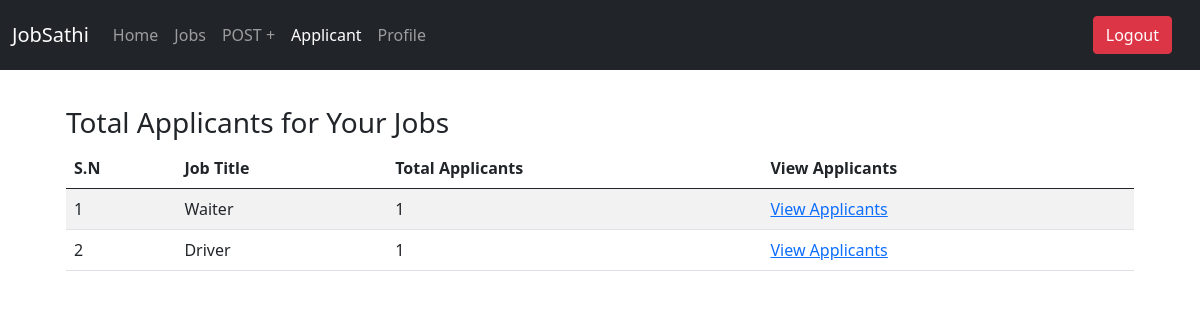
/total_applicant/ (signed in), run on the app's committed database.
### job/models.py (models this page shows, shortened)
class Job(models.Model):
    user = models.ForeignKey(User, on_delete=models.CASCADE, default="")
    job_title = models.CharField(max_length=150)
    job_description = models.TextField()
    slug = models.SlugField()
    category = models.ForeignKey(Category, on_delete=models.CASCADE)
    job_validity = models.DateField(default=datetime.now, blank=True)
    job_created_at = models.DateTimeField(auto_now_add=True)
    job_updated_at = models.DateTimeField(auto_now=True)
    class Meta:
        db_table = 'job'
        verbose_name = 'Job'
        verbose_name_plural = 'Jobs'

### apply/views.py (the view)
# urls.py: path('total_applicant/', StatusPostedView.as_view(), name='total_applicant'),
class StatusPostedView(LoginRequiredMixin, ListView):
    template_name = 'totalapplicant.html'
    context_object_name = 'job_count'
    def get_queryset(self):
        user = self.request.user
        jobs = Job.objects.filter(user=user)
        job_counts = []
        for job in jobs:
            count = Apply.objects.filter(job=job).count()
            job_counts.append((job, count))
        return job_counts
    def get_context_data(self, **kwargs):
        context = super().get_context_data(**kwargs)
        context['user'] = self.request.user
        return context

### apply/templates/totalapplicant.html (shortened to what this page needs)
{% extends 'dashboard/layout.html' %}
{% block apply_active %}
    active
{% endblock %}
{% block content %}
<div class="container" style="padding: 3%;">
    <h3>Total Applicants for Your Jobs</h3>
    <table class="table table-striped table-hover">
        <thead>
            <tr>
                <th scope="col">S.N</th>
                <th scope="col">Job Title</th>
                <th scope="col">Total Applicants</th>
                <th scope="col">View Applicants</th>
            </tr>
        </thead>
        <tbody>
            {% for job, count in job_count %}
            <tr>
                <td>{{ forloop.counter }}</td>
                <td>{{ job.job_title }}</td>
                <td>{{ count }}</td>
                <td><a href="{% url 'apply:applicants' job.pk %}">View Applicants</a></td>
            </tr>
            {% empty %}
            <tr>
                <td colspan="4">No jobs found.</td>
            </tr>
            {% endfor %}
        </tbody>
    </table>
</div>
{% endblock %}

### data on the page
Job: job_title "Waiter", count "1"
Job: job_title "Driver", count "1"
